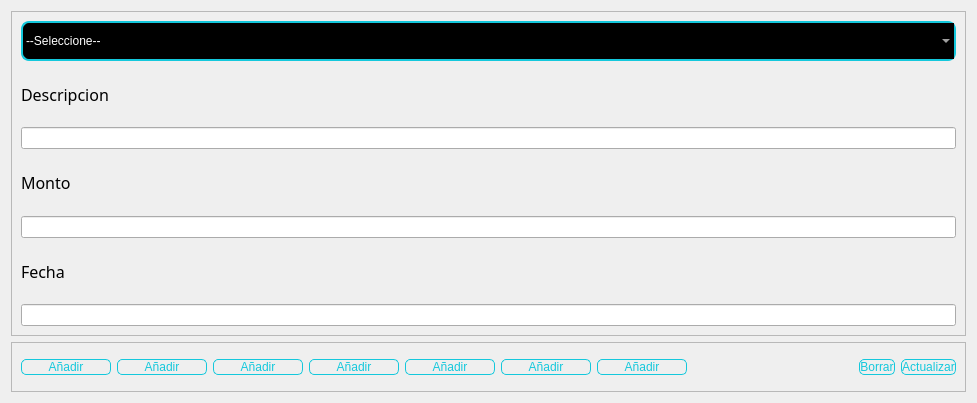
                      <widget class="QWidget" name="page_3">
                       <property name="geometry">
                        <rect>
                         <x>0</x>
                         <y>0</y>
                         <width>977</width>
                         <height>403</height>
                        </rect>
                       </property>
                       <attribute name="label">
                        <string>Gastos</string>
                       </attribute>
                       <layout class="QVBoxLayout" name="verticalLayout_31">
                        <item>
                         <widget class="QFrame" name="frame_20">
                          <property name="styleSheet">
                           <string notr="true">Qlabel{
	color: rgb(255, 255, 255);
}</string>
                          </property>
                          <property name="frameShape">
                           <enum>QFrame::StyledPanel</enum>
                          </property>
                          <property name="frameShadow">
                           <enum>QFrame::Raised</enum>
                          </property>
                          <layout class="QVBoxLayout" name="verticalLayout_30">
                           <item>
                            <widget class="QComboBox" name="cv_gastos_financiero">
                             <property name="minimumSize">
                              <size>
                               <width>0</width>
                               <height>40</height>
                              </size>
                             </property>
                             <property name="styleSheet">
                              <string notr="true">border: 2px solid #14c8dc;
border-radius: 8px;
color: rgb(255, 255, 255);
background-color:rgb(0,0,0);
font: 75 12pt&quot;Times New Roman&quot;;</string>
                             </property>
                             <item>
                              <property name="text">
                               <string>--Seleccione--</string>
                              </property>
                             </item>
                             <item>
                              <property name="text">
                               <string>Remuneraciones</string>
                              </property>
                             </item>
                             <item>
                              <property name="text">
                               <string>Proveedores</string>
                              </property>
                             </item>
                             <item>
                              <property name="text">
                               <string>Cuentas por Pagar</string>
                              </property>
                             </item>
                             <item>
                              <property name="text">
                               <string>Prestamos Bancarios</string>
                              </property>
                             </item>
                             <item>
                              <property name="text">
                               <string>Pagar Socio</string>
                              </property>
                             </item>
                             <item>
                              <property name="text">
                               <string>Vehiculos</string>
                              </property>
                             </item>
                             <item>
                              <property name="text">
                               <string>Equipo de computo</string>
                              </property>
                             </item>
                            </widget>
                           </item>
                           <item>
                            <widget class="QLabel" name="nombre_contratacion_8">
                             <property name="font">
                              <font>
                               <family>Arial Black</family>
                               <pointsize>12</pointsize>
                               <weight>3</weight>
                               <italic>false</italic>
                               <bold>false</bold>
                              </font>
                             </property>
                             <property name="text">
                              <string>Descripcion </string>
                             </property>
                            </widget>
                           </item>
                           <item>
                            <widget class="QLineEdit" name="text_descripcion_gasto">
                             <property name="styleSheet">
                              <string notr="true">color: rgb(255, 255, 255);</string>
                             </property>
                            </widget>
                           </item>
                           <item>
                            <widget class="QLabel" name="nombre_contratacion_10">
                             <property name="font">
                              <font>
                               <family>Arial Black</family>
                               <pointsize>12</pointsize>
                               <weight>3</weight>
                               <italic>false</italic>
                               <bold>false</bold>
                              </font>
                             </property>
                             <property name="text">
                              <string>Monto</string>
                             </property>
                            </widget>
                           </item>
                           <item>
                            <widget class="QLineEdit" name="monto_gastos_financiero">
                             <property name="styleSheet">
                              <string notr="true">color: rgb(255, 255, 255);</string>
                             </property>
                             <property name="text">
                              <string/>
                             </property>
                            </widget>
                           </item>
                           <item>
                            <widget class="QLabel" name="nombre_contratacion_9">
                             <property name="font">
                              <font>
                               <family>Arial Black</family>
                               <pointsize>12</pointsize>
                               <weight>3</weight>
                               <italic>false</italic>
                               <bold>false</bold>
                              </font>
                             </property>
                             <property name="text">
                              <string>Fecha</string>
                             </property>
                            </widget>
                           </item>
                           <item>
                            <widget class="QLineEdit" name="text_fecha_gastos">
                             <property name="styleSheet">
                              <string notr="true">color: rgb(255, 255, 255);</string>
                             </property>
                            </widget>
                           </item>
                          </layout>
                         </widget>
                        </item>
                        <item>
                         <widget class="QFrame" name="frame_19">
                          <property name="minimumSize">
                           <size>
                            <width>10</width>
                            <height>0</height>
                           </size>
                          </property>
                          <property name="maximumSize">
                           <size>
                            <width>16777215</width>
                            <height>50</height>
                           </size>
                          </property>
                          <property name="styleSheet">
                           <string notr="true">QPushButton{
font: 87 12pt&quot;Arial Black&quot;;
background-color:#000000ff;
color:rgb(20,200,220);
border-radius:5px;
border:1px solid #14C8DC;
}

QPushButton:hover{
background-color:black;
}</string>
                          </property>
                          <property name="frameShape">
                           <enum>QFrame::StyledPanel</enum>
                          </property>
                          <property name="frameShadow">
                           <enum>QFrame::Raised</enum>
                          </property>
                          <layout class="QHBoxLayout" name="horizontalLayout_8">
                           <item>
                            <widget class="QPushButton" name="btn_anadir_gastos">
                             <property name="minimumSize">
                              <size>
                               <width>90</width>
                               <height>0</height>
                              </size>
                             </property>
                             <property name="styleSheet">
                              <string notr="true">QPushButton{
font: 87 12pt&quot;Arial Black&quot;;
background-color:#000000ff;
color:rgb(20,200,220);
border-radius:5px;
border:1px solid #14C8DC;
}

QPushButton:hover{
background-color:black;
}background-color: rgb(96, 226, 255);</string>
                             </property>
                             <property name="text">
                              <string>Añadir</string>
                             </property>
                            </widget>
                           </item>
                           <item>
                            <widget class="QPushButton" name="btn_anadir_provedores">
                             <property name="minimumSize">
                              <size>
                               <width>90</width>
                               <height>0</height>
                              </size>
                             </property>
                             <property name="text">
                              <string>Añadir</string>
                             </property>
                            </widget>
                           </item>
                           <item>
                            <widget class="QPushButton" name="btn_anadir_cuentas">
                             <property name="minimumSize">
                              <size>
                               <width>90</width>
                               <height>0</height>
                              </size>
                             </property>
                             <property name="text">
                              <string>Añadir</string>
                             </property>
                            </widget>
                           </item>
                           <item>
                            <widget class="QPushButton" name="btn_anadir_prestamo">
                             <property name="minimumSize">
                              <size>
                               <width>90</width>
                               <height>0</height>
                              </size>
                             </property>
                             <property name="text">
                              <string>Añadir</string>
                             </property>
                            </widget>
                           </item>
                           <item>
                            <widget class="QPushButton" name="btn_anadir_pagar_socio">
                             <property name="minimumSize">
                              <size>
                               <width>90</width>
                               <height>0</height>
                              </size>
                             </property>
                             <property name="text">
                              <string>Añadir</string>
                             </property>
                            </widget>
                           </item>
                           <item>
                            <widget class="QPushButton" name="btn_anadir_vehiculo">
                             <property name="minimumSize">
                              <size>
                               <width>90</width>
                               <height>0</height>
                              </size>
                             </property>
                             <property name="text">
                              <string>Añadir</string>
                             </property>
                            </widget>
                           </item>
                           <item>
                            <widget class="QPushButton" name="btn_equipo_computo">
                             <property name="minimumSize">
                              <size>
                               <width>90</width>
                               <height>0</height>
                              </size>
                             </property>
                             <property name="text">
                              <string>Añadir</string>
                             </property>
                            </widget>
                           </item>
                           <item>
                            <spacer name="horizontalSpacer">
                             <property name="orientation">
                              <enum>Qt::Horizontal</enum>
                             </property>
                             <property name="sizeHint" stdset="0">
                              <size>
                               <width>40</width>
                               <height>20</height>
                              </size>
                             </property>
                            </spacer>
                           </item>
                           <item>
                            <widget class="QPushButton" name="btn_borrar_gastos">
                             <property name="styleSheet">
                              <string notr="true">QPushButton{
font: 87 12pt&quot;Arial Black&quot;;
background-color:#000000ff;
color:rgb(20,200,220);
border-radius:5px;
border:1px solid #14C8DC;
}

QPushButton:hover{
background-color:black;
}background-color: rgb(96, 226, 255);</string>
                             </property>
                             <property name="text">
                              <string>Borrar</string>
                             </property>
                            </widget>
                           </item>
                           <item>
                            <widget class="QPushButton" name="btn_actualizar_gastos">
                             <property name="text">
                              <string>Actualizar</string>
                             </property>
                            </widget>
                           </item>
                          </layout>
                         </widget>
                        </item>
                       </layout>
                      </widget>
